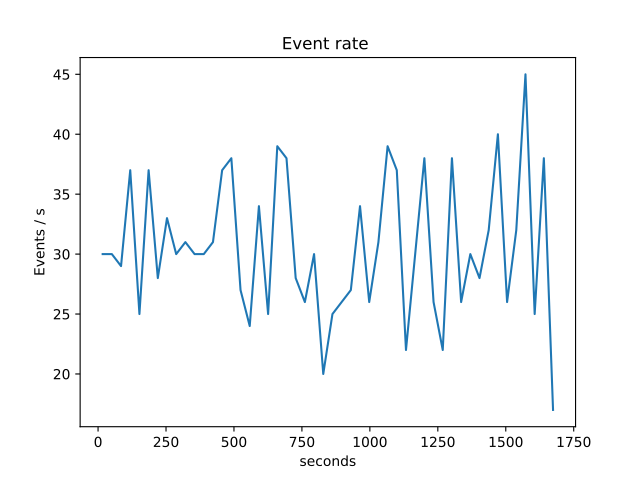

Recreate this plot in Python.
import matplotlib.pyplot as plt
from gammapy.data import DataStore

ds = DataStore.from_dir('$GAMMAPY_EXTRA/datasets/hess-crab4-hd-hap-prod2')
events = ds.obs(obs_id=23523).events
events.plot_time()
plt.show()
